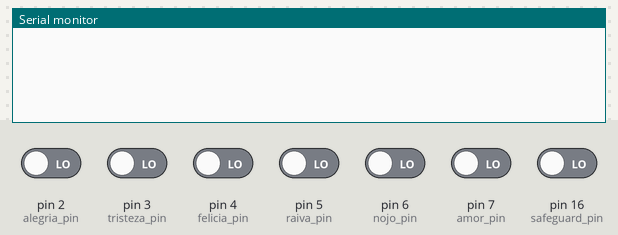
The sketch below on a simulated Arduino Leonardo, built with avr-gcc and run on an emulated ATmega32U4. Parts: the last lines printed to the serial monitor. Inputs (shaded band) come from the test bench; at power-on: pin 2 (alegria_pin), pin 3 (tristeza_pin), pin 4 (felicia_pin), pin 5 (raiva_pin), pin 6 (nojo_pin), pin 7 (amor_pin), pin 16 (safeguard_pin) LOW. USB keyboard and mouse output is not drawn.

Above: at 1.2 s.
1.3 s: pin 2 (alegria_pin) driven HIGH
At 2.1 s:
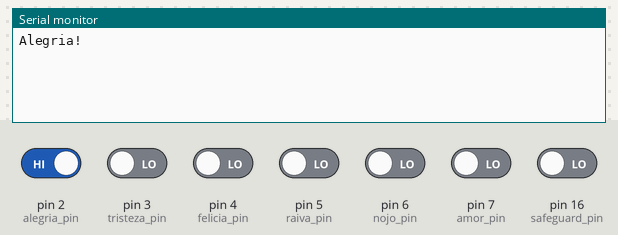
2.8 s: pin 3 (tristeza_pin) driven HIGH
At 3.3 s:
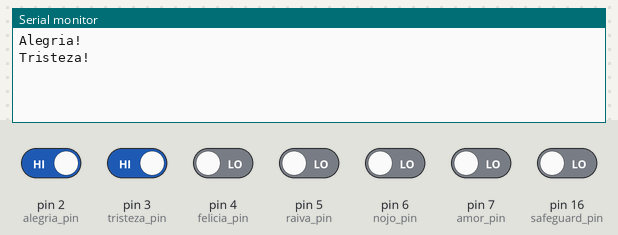
4.3 s: pin 4 (felicia_pin) driven HIGH
At 5.5 s:
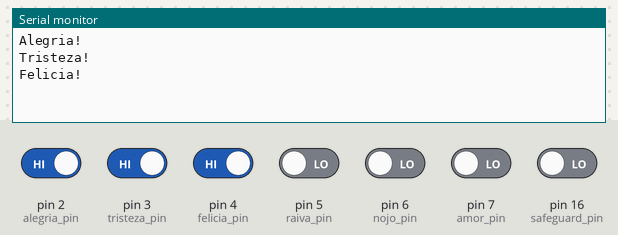
5.8 s: pin 5 (raiva_pin) driven HIGH
At 6.7 s:
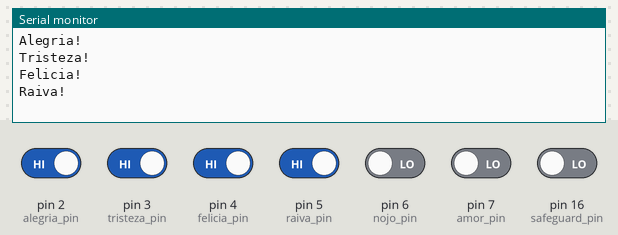
7.3 s: pin 6 (nojo_pin) driven HIGH
At 7.9 s:
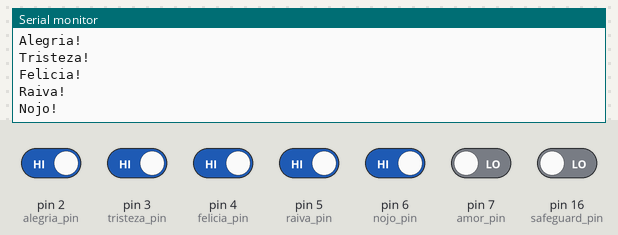
8.8 s: pin 7 (amor_pin) driven HIGH
At 10.2 s:
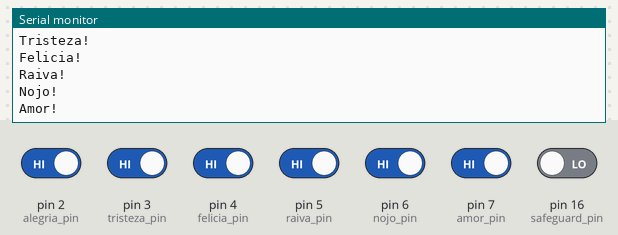

The sketch:

memocao-usb.ino
```cpp
#include <Bounce2.h>
#include <Keyboard.h>

const int safeguard_pin = 16;

const int alegria_pin = 2;
const int tristeza_pin = 3;
const int felicia_pin = 4;
const int raiva_pin = 5;
const int nojo_pin = 6;
const int amor_pin = 7;

Bounce alegria_debouncer = Bounce();
Bounce tristeza_debouncer = Bounce();
Bounce felicia_debouncer = Bounce();
Bounce raiva_debouncer = Bounce();
Bounce nojo_debouncer = Bounce();
Bounce amor_debouncer = Bounce();

const int debouncerInterval = 5;

void setup()
{
  Serial.begin(115200);

  pinMode(alegria_pin, INPUT);
  pinMode(tristeza_pin, INPUT);
  pinMode(felicia_pin, INPUT);
  pinMode(raiva_pin, INPUT);
  pinMode(nojo_pin, INPUT);
  pinMode(amor_pin, INPUT);

  alegria_debouncer.attach(alegria_pin);
  tristeza_debouncer.attach(tristeza_pin);
  felicia_debouncer.attach(felicia_pin);
  raiva_debouncer.attach(raiva_pin);
  nojo_debouncer.attach(nojo_pin);
  amor_debouncer.attach(amor_pin);

  alegria_debouncer.interval(debouncerInterval);
  tristeza_debouncer.interval(debouncerInterval);
  felicia_debouncer.interval(debouncerInterval);
  raiva_debouncer.interval(debouncerInterval);
  nojo_debouncer.interval(debouncerInterval);
  amor_debouncer.interval(debouncerInterval);
}

void loop()
{
  if(digitalRead(safeguard_pin) == HIGH)
  {
    return;
  }

  alegria_debouncer.update();
  tristeza_debouncer.update();
  felicia_debouncer.update();
  raiva_debouncer.update();
  nojo_debouncer.update();
  amor_debouncer.update();

  /**********************************************************
  ALEGRIA ***************************************************
  **********************************************************/
  if (alegria_debouncer.rose())
  {
    Serial.println("Alegria!");
    Keyboard.begin();
    Keyboard.print("1");
    Keyboard.end();
  }

  /**********************************************************
  TRISTEZA **************************************************
  **********************************************************/
  if (tristeza_debouncer.rose())
  {
    Serial.println("Tristeza!");
    Keyboard.begin();
    Keyboard.print("2");
    Keyboard.end();
  }

  /**********************************************************
  FELICIA ***************************************************
  **********************************************************/
  if (felicia_debouncer.rose())
  {
    Serial.println("Felicia!");
    Keyboard.begin();
    Keyboard.print("3");
    Keyboard.end();
  }

  /**********************************************************
  RAIVA *****************************************************
  **********************************************************/
  if (raiva_debouncer.rose())
  {
    Serial.println("Raiva!");
    Keyboard.begin();
    Keyboard.print("4");
    Keyboard.end();
  }

  /**********************************************************
  NOJO ******************************************************
  **********************************************************/
  if (nojo_debouncer.rose())
  {
    Serial.println("Nojo!");
    Keyboard.begin();
    Keyboard.print("5");
    Keyboard.end();
  }

  /**********************************************************
  AMOR ******************************************************
  **********************************************************/
  if (amor_debouncer.rose())
  {
    Serial.println("Amor!");
    Keyboard.begin();
    Keyboard.print("6");
    Keyboard.end();
  }

}
```

Measured:
- after the input at 1.3 s, the serial monitor: prints a new line at once (image 1)
- after the input at 2.8 s, the serial monitor: prints a new line at once (image 2)
- after the input at 4.3 s, the serial monitor: prints a new line at once (image 3)
- after the input at 5.8 s, the serial monitor: prints a new line at once (image 4)
- after the input at 7.3 s, the serial monitor: prints a new line at once (image 5)
- after the input at 8.8 s, the serial monitor: prints a new line at once (image 6)
